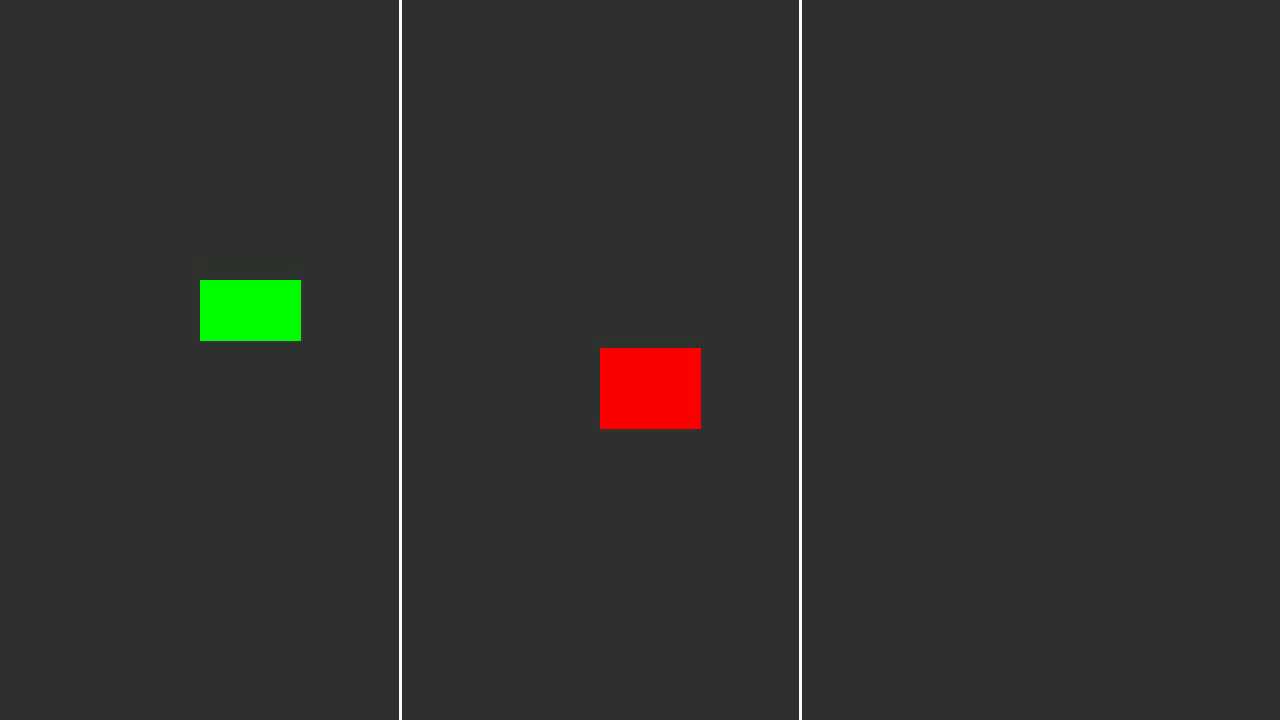
#> input picture frame 15 of data/sample_video.mp4, 1280 x 720 px
$ python loader.py
#> lines starting #> are read from the running program, lines starting #| are printed output that depends on the picture
import cv2
import time
from typing import Generator, Tuple, Optional
import logging

class VideoLoader:
    """
    Handles video loading, resizing, and frame iteration.
    """
    def __init__(self, video_path: str, resize_dim: Optional[Tuple[int, int]] = None):
        """
        Args:
            video_path: Path to the input video file.
            resize_dim: Tuple (width, height) to resize frames to. None to keep original.
        """
        self.video_path = video_path
        self.resize_dim = resize_dim
        self.cap = cv2.VideoCapture(video_path)

        if not self.cap.isOpened():
            raise ValueError(f"Could not open video file: {video_path}")

        self.fps = self.cap.get(cv2.CAP_PROP_FPS)
        self.total_frames = int(self.cap.get(cv2.CAP_PROP_FRAME_COUNT))
        self.width = int(self.cap.get(cv2.CAP_PROP_FRAME_WIDTH))
        self.height = int(self.cap.get(cv2.CAP_PROP_FRAME_HEIGHT))

        if self.resize_dim:
            self.width, self.height = self.resize_dim

        logging.info(f"Video loaded: {video_path} | FPS: {self.fps} | Resolution: {self.width}x{self.height}")

    def __iter__(self) -> Generator[Tuple[int, object], None, None]:
        """
        Yields:
            frame_id (int): The current frame number.
            frame (numpy.ndarray): The video frame.
        """
        frame_id = 0
        while True:
            ret, frame = self.cap.read()
            if not ret:
                break

            if self.resize_dim:
                frame = cv2.resize(frame, self.resize_dim)

            yield frame_id, frame
            frame_id += 1

    def close(self):
        self.cap.release()

if __name__ == "__main__":
    # Test the loader
    try:
        loader = VideoLoader("data/sample_video.mp4", resize_dim=(640, 360))
        for fid, frame in loader:
            print(f"Frame {fid} shape: {frame.shape}")
            if fid > 5: break
#> this loop made 7 passes
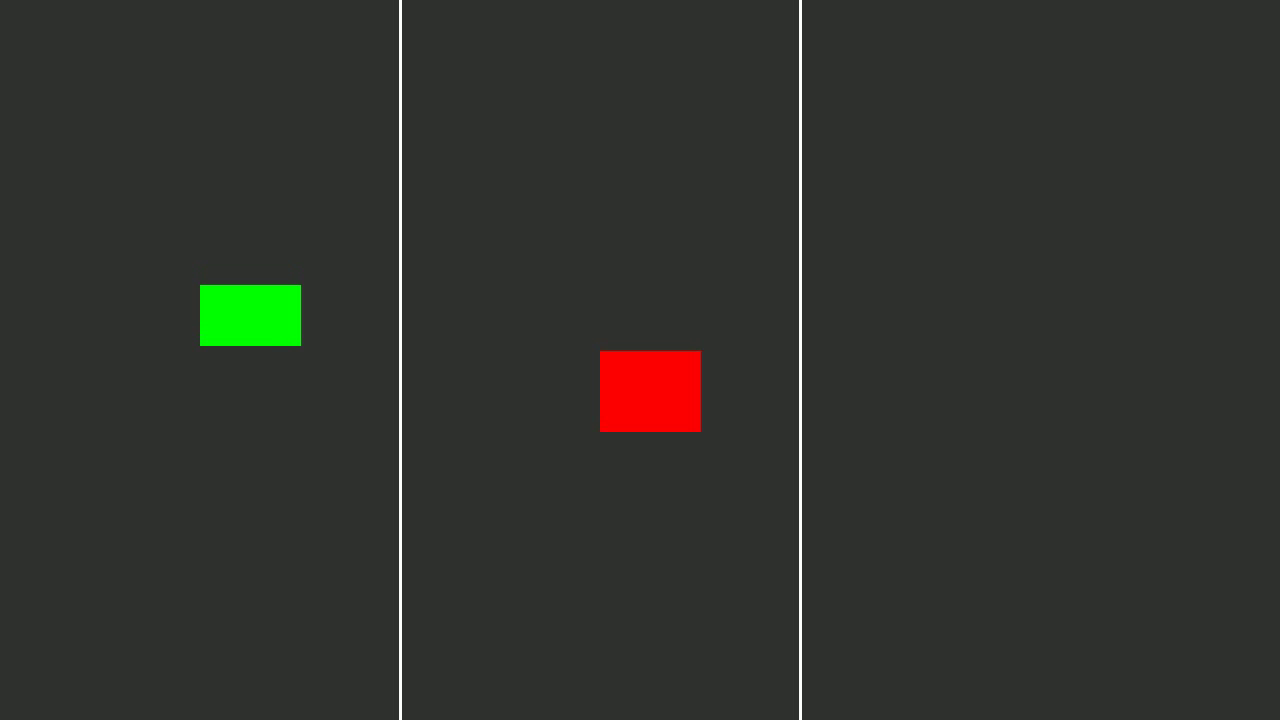
#> input picture frame 16 of data/sample_video.mp4, 1280 x 720 px
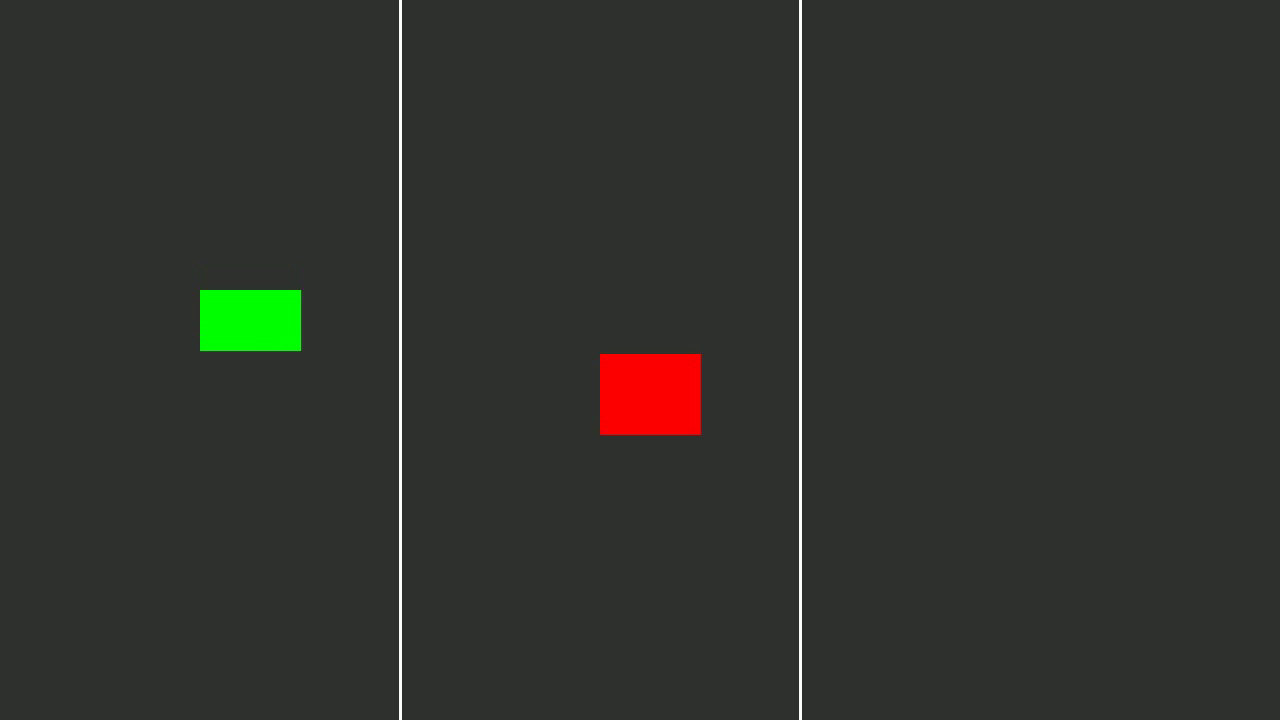
#> input picture frame 17 of data/sample_video.mp4, 1280 x 720 px
        loader.close()
    except Exception as e:
        print(f"Loader test skipped/failed: {e}")

$ run again, starting later in the video
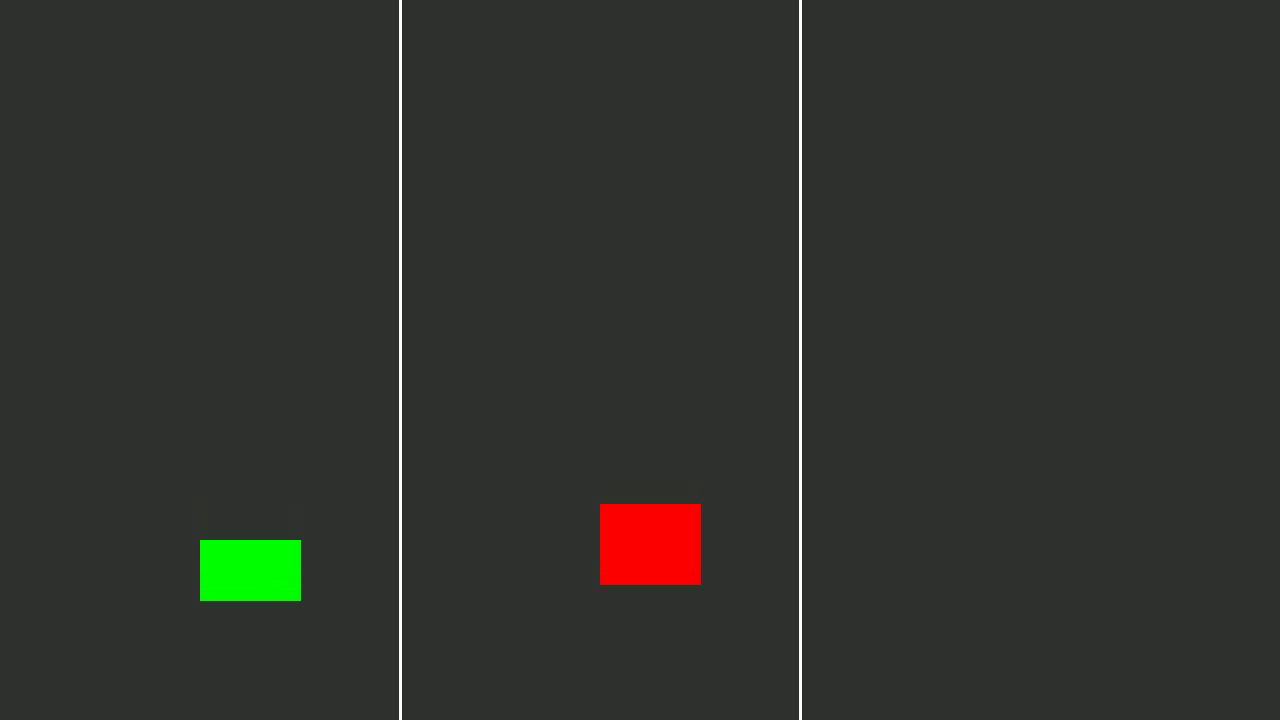
#> input picture frame 67 of data/sample_video.mp4, 1280 x 720 px
#> the loop `for fid, frame in loader:` made 7 passes
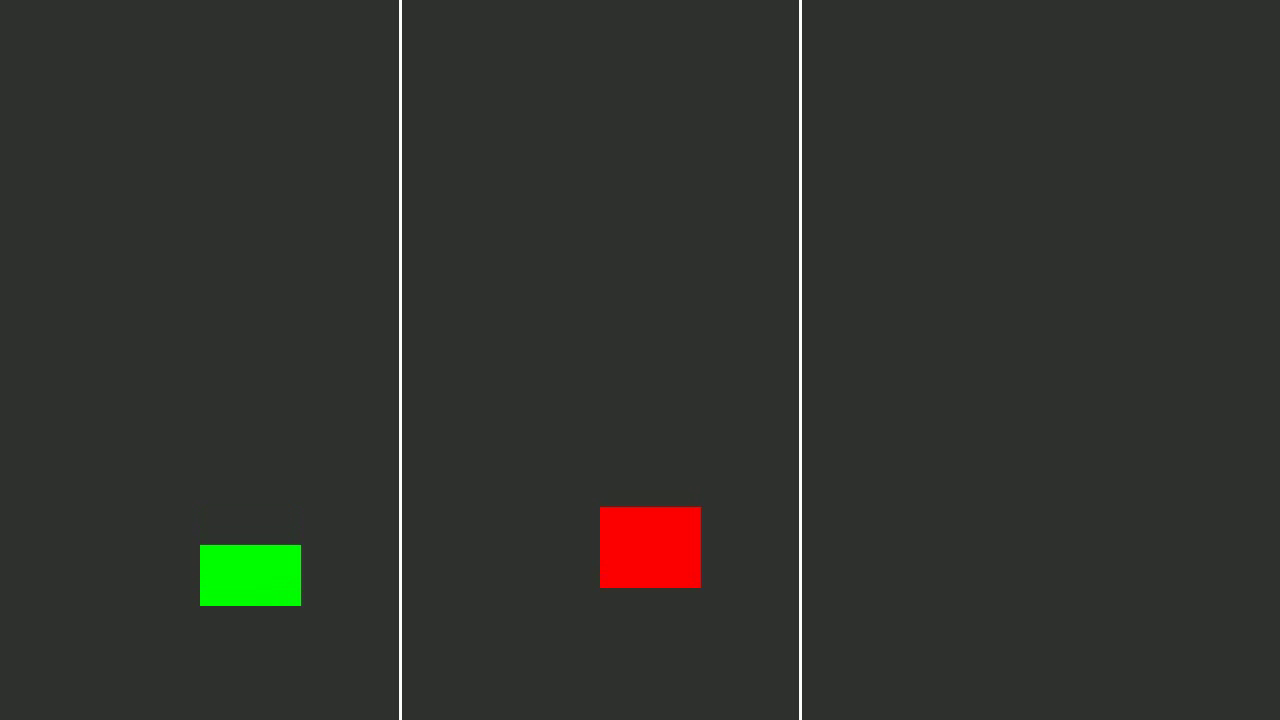
#> input picture frame 68 of data/sample_video.mp4, 1280 x 720 px
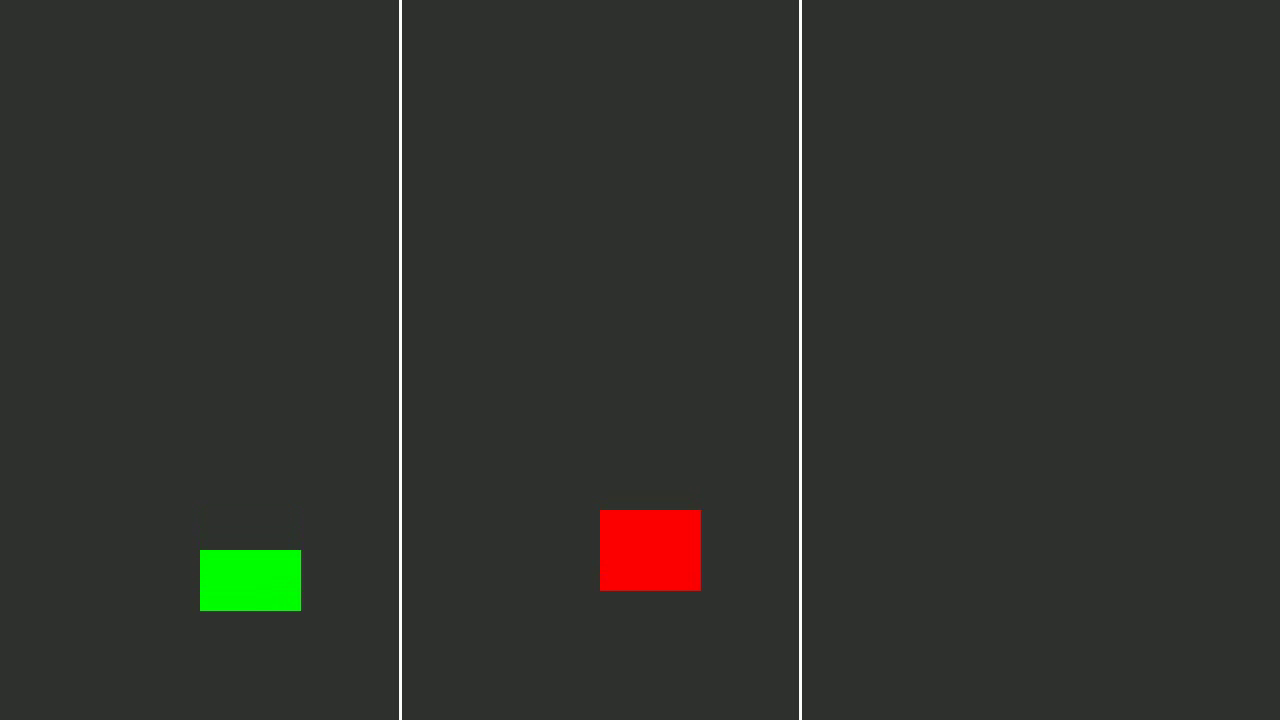
#> input picture frame 69 of data/sample_video.mp4, 1280 x 720 px

$ run again, starting later in the video
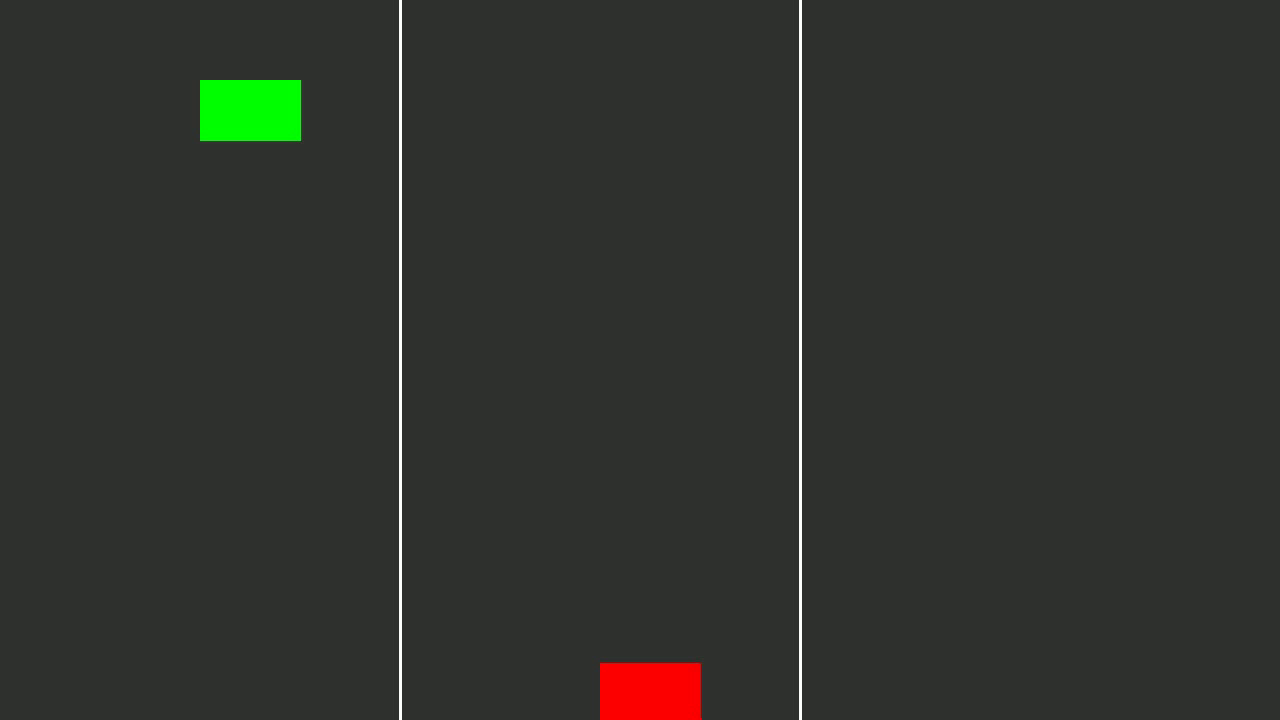
#> input picture frame 120 of data/sample_video.mp4, 1280 x 720 px
#> the loop `for fid, frame in loader:` made 7 passes
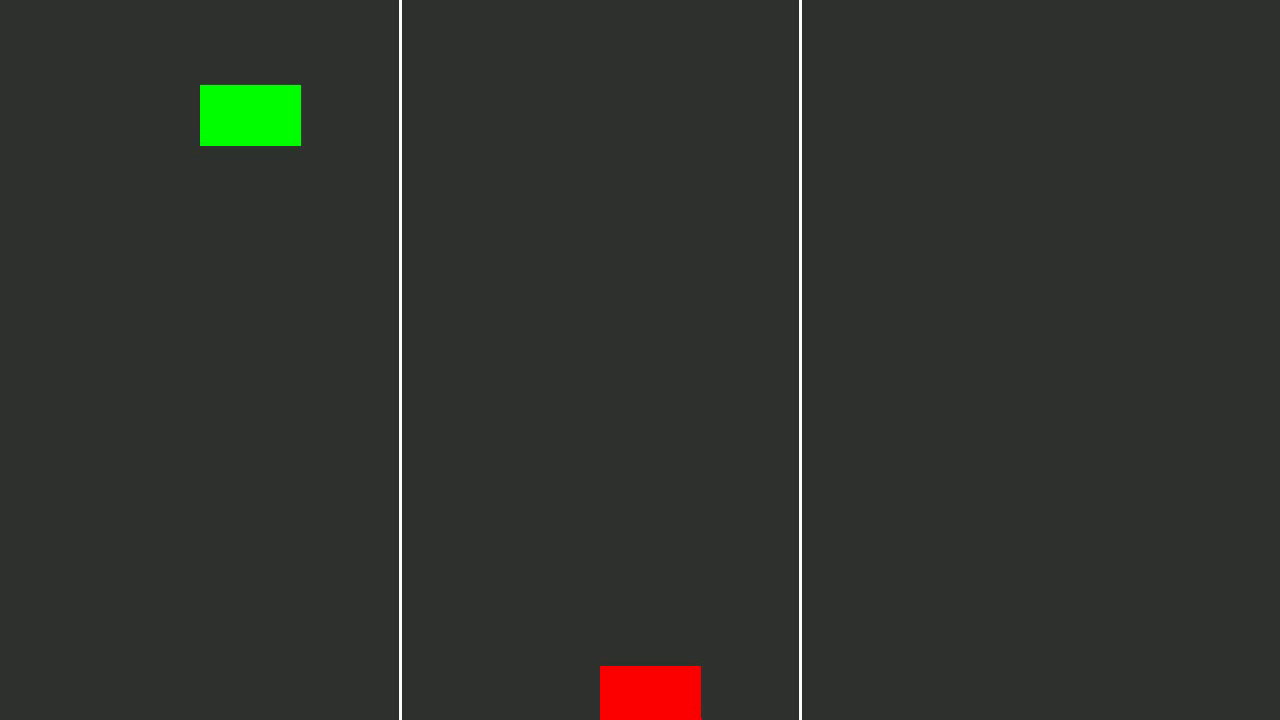
#> input picture frame 121 of data/sample_video.mp4, 1280 x 720 px
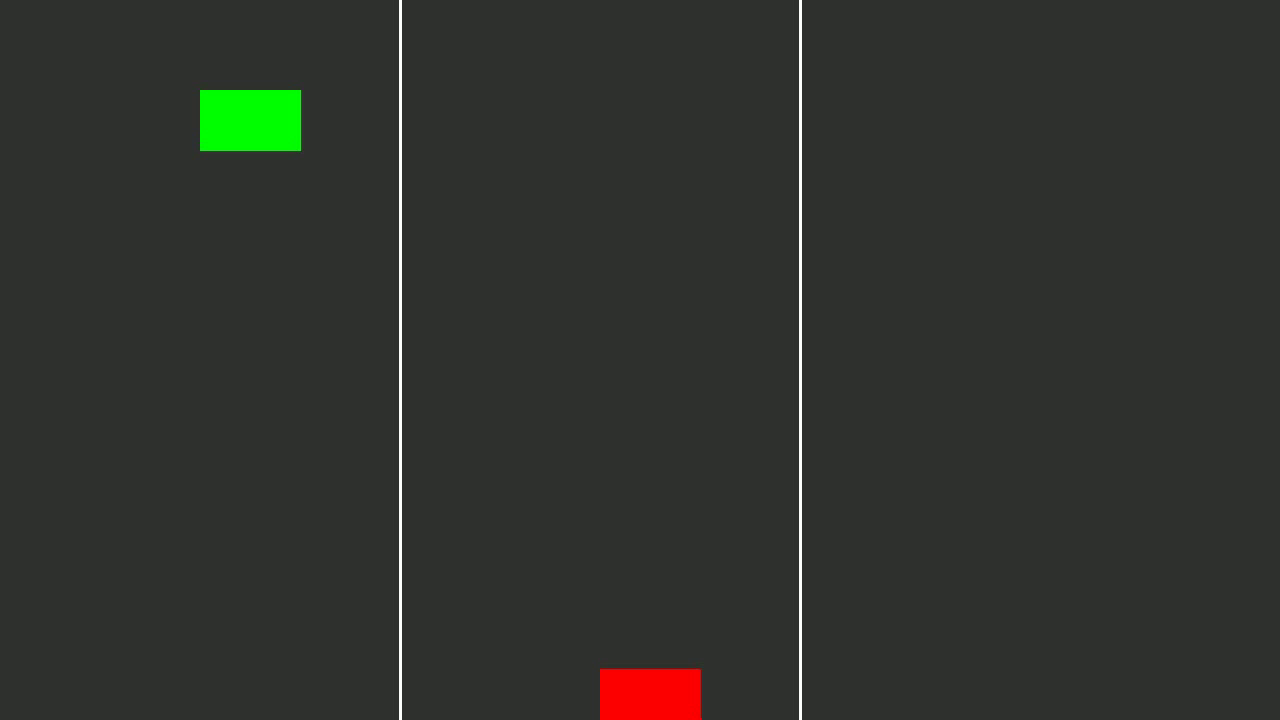
#> input picture frame 122 of data/sample_video.mp4, 1280 x 720 px
